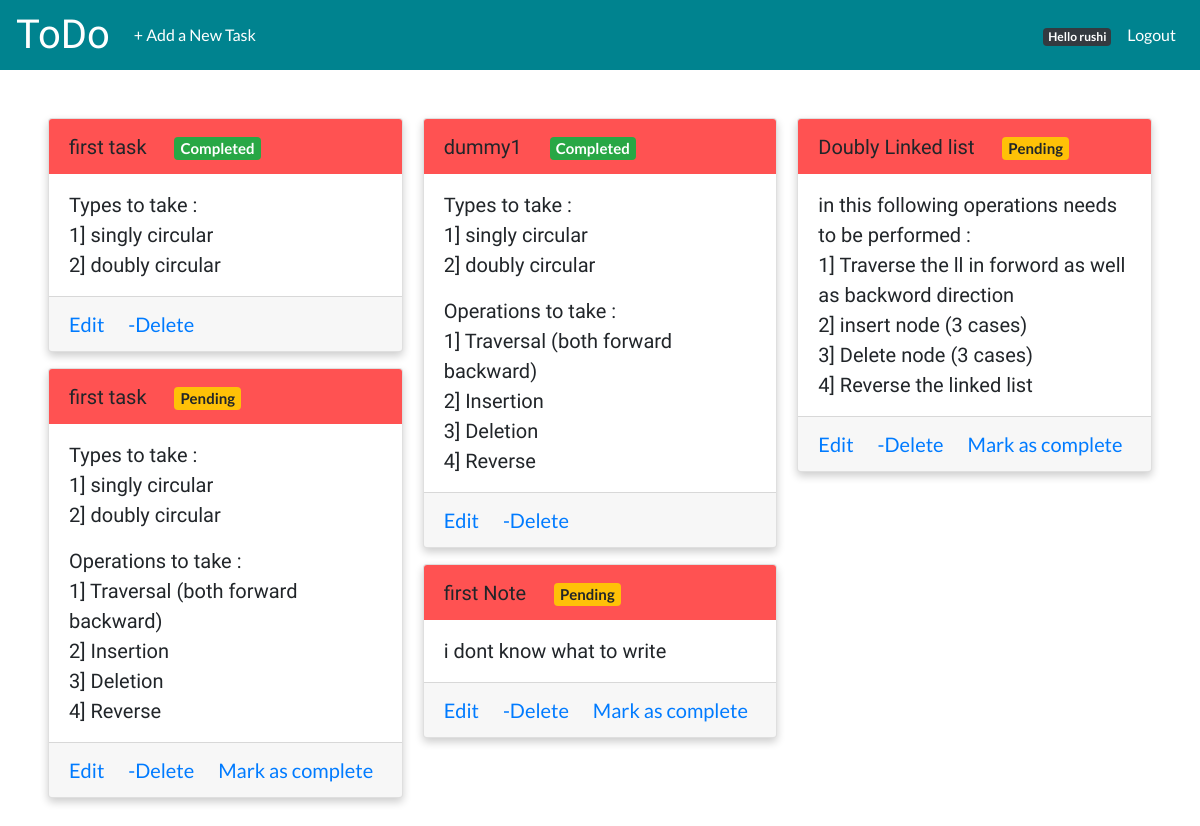
Page / (signed in) on the earlier database version.
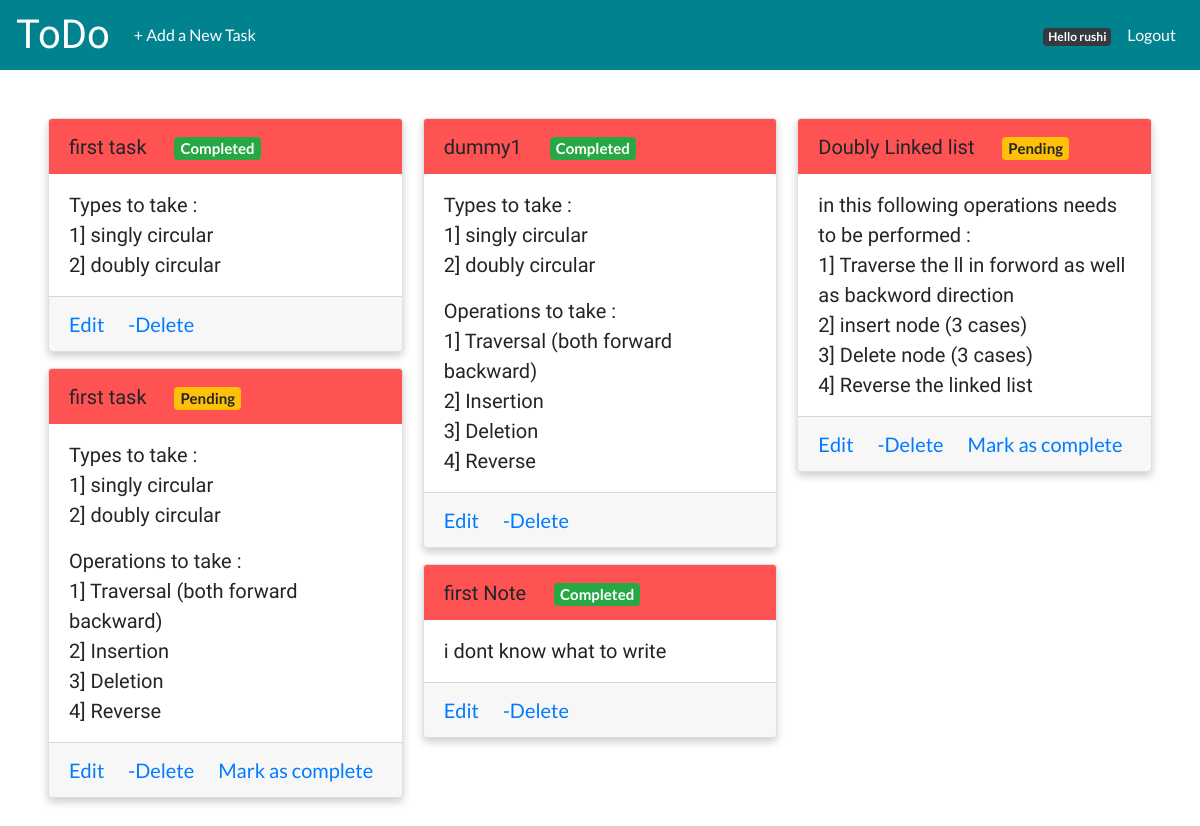
Same page on the later database version.
### todo/models.py (models this page shows, shortened)
class Task(models.Model):
    title=models.CharField(max_length=50)
    description = models.TextField()
    status=models.BooleanField(default=False)
    datetime = models.DateTimeField(default=datetime.now, blank=True)
    added_by = models.ForeignKey(User, null=True, blank=True, on_delete=models.CASCADE)

### todo/views.py (the view)
# urls.py: path('',views.index,name='index'),
@login_required
def index(request):
    tasks=Task.objects.filter(added_by=request.user).order_by('-datetime')
    return render(request,'todo/index.html',{'tasks':tasks})

### todo/templates/todo/index.html (shortened to what this page needs)
{% extends 'todo/base.html' %}
{% block body %}
    <div class="container-fluid p-5">
        <div class="card-columns">
            {% for task in tasks %}
                <div class="card mb-3">
                    <div class="card-header">
                        <span class="task-title">{{ task.title }}</span>
                        {% if task.status is True %}
                            <span class="badge badge-success ml-4">Completed</span>
                        {% else %}
                            <span class="badge badge-warning ml-4">Pending</span>
                        {% endif %}
                    </div>
                    <div class="card-body">
                        <p class="card-text">
                            {{ task.description|linebreaks}}
                        </p>
                    </div>
                    <div class="card-footer">
                        <a class="card-link" href="{% url 'todo:EditTask' task.id %}">Edit</a>
                        <a class="card-link" href="{% url 'todo:DeleteTask' task.id %}">-Delete</a>
                        {% if task.status is False %}
                            <a class="card-link mc" href="{% url 'todo:MarkComplete' task.id %}">Mark as complete</a>
                        {% endif %}
                    </div>
                </div>
            {% endfor %}
        </div>
    </div>
{% endblock %}

### todo/templates/todo/base.html (shortened to what this page needs)
<!doctype html>
<html lang="en">
<head>
    {% load static %}
    <link rel="stylesheet" href="https://maxcdn.bootstrapcdn.com/bootstrap/4.0.0/css/bootstrap.min.css">
    <link rel="stylesheet" type="text/css" href="{% static "todo/css/style.css" %}">
</head>
<body>
<nav class="navbar navbar-expand-lg navbar-dark">
    <a class="navbar-brand" href="{% url 'todo:index' %}">ToDo</a>
    <div class="collapse navbar-collapse" id="navbarSupportedContent">
        <ul class="navbar-nav mr-auto">
            <li class="nav-item active">
                <a class="nav-link" href="{% url 'todo:AddTask' %}">+ Add a New Task</a>
            </li>
        </ul>
        <ul class="navbar-nav ml-auto">
            <li class="nav-item">
                <a class="nav-link" href="#"><span class="badge badge-dark">Hello {{ user }}</span></a>
            </li>
            <li class="nav-item active">
                <a class="nav-link" href="{% url 'todo:logoutUser' %}">Logout</a>
            </li>
        </ul>
    </div>
</nav>
{% block body %}
{% endblock %}
</body>
</html>

### todo/static/todo/css/style.css (style rules this page uses)
body { font-family: 'Lato', sans-serif; font-size: 20px; }
.container-fluid { padding-left: 0; padding-right: 0; }
.navbar { background-color: #00838f; padding-top: 0; padding-bottom: 0; font-size: 2vh; }
.navbar .navbar-brand { font-family: 'Akronim', cursive; font-size: 5vh; }
.card { box-shadow: 0 4px 8px 0 rgba(0,0,0,0.2); }
.card-header { border: none; background-color: #ff5252; }
.card-body { padding-top: 0; padding-bottom: 0; font-family: 'Gloria Hallelujah', cursive; }
.task-title { font-family: 'Gloria Hallelujah', cursive; }

Differences in the rows shown:
changed Task "first Note": status "Pending Mark as complete" → "Completed"
